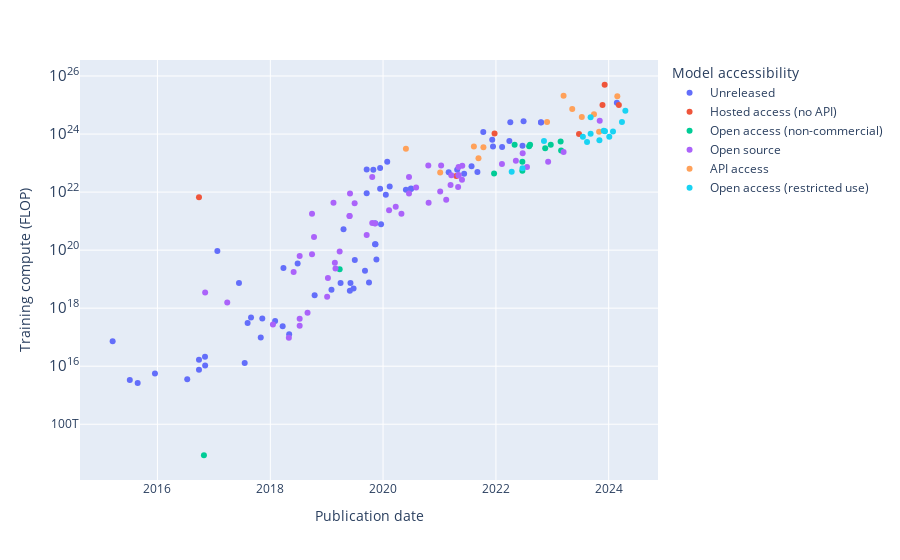

Here is the notebook cell this chart was saved with:
### Markdown cell above
# Plots

### Code cell
# filter out systems before start of analysis (2015)
access_df_recent = filtered_access_df[filtered_access_df['Publication date'] > pred_start_date]

fig = px.scatter(
    access_df_recent,
    x='Publication date',
    y='Training compute (FLOP)',
    color='Model accessibility',
    hover_data=['System'],
    log_y=True,
)

save_plot(fig, results_dir, f'training_compute_by_model_accessibility {analysis_start_year}')

fig.show()

### Figure 1 — Plotly figure (JSON) as saved in the notebook; plotly's stock layout.template omitted (floating-point values rounded to 4 significant figures)
{"data": [{"customdata": [["genCNN + dyn eval"], ["Search-Proven Best LSTM"], ["LSTM-Char-Large"], ["Variational (untied weights, MC) LSTM (Large)"], ["VD-RHN"], ["Pointer Sentinel-LSTM (medium)"], ["Zoneout + Variational LSTM (WT2)"], ["VD-LSTM+REAL Large"], ["Neural Architecture Search with base 8 and shared embeddings"], ["MoE"], ["Transformer"], ["Densely Connected LSTM + Var. Dropout"], ["AWD-LSTM - 3-layer LSTM (tied) + continuous cache pointer (WT2)"], ["GL-LWGC-AWD-MoS-LSTM + dynamic evaluation (WT2)"], ["Fraternal dropout + AWD-LSTM 3-layer (WT2)"], ["AWD-LSTM-MoS + dynamic evaluation (WT2, 2017)"], ["QRNN"], ["4 layer QRNN (h=2500)"], ["LSTM (Hebbian, Cache, MbPA)"], ["Dropout-LSTM+Noise(Bernoulli) (WT2)"], ["QT-Opt"], ["TrellisNet"], ["Hanabi 4 player"], ["FAIRSEQ Adaptive Inputs"], ["BERT-Large-CAS (PTB+WT2+WT103)"], ["DLRM-2020"], ["Transformer-XL Large + Phrase Induction"], ["Tensorized Transformer (257M)"], ["All-attention network + adaptive span"], ["ResNet-152 + ObjectNet"], ["Megatron-BERT"], ["Megatron-LM (8.3B)"], ["AlphaX-1"], ["AlphaStar"], ["Sandwich Transformer"], ["Noisy Student (L2)"], ["Compressive Transformers for Long-Range Sequence Modelling"], ["MuZero"], ["OpenAI Five"], ["OpenAI Five Rerun"], ["DD-PPO"], ["ContextNet + Noisy Student"], ["Meena"], ["Turing-NLG"], ["GPT3-6.7B (rerun of original)"], ["GShard (dense)"], ["GShard (600B)"], ["Meta Pseudo Labels"], ["PanGu-α"], ["CoAtNet"], ["GOAT"], ["FLAN 137B"], ["Megatron-Turing NLG 530B"], ["Gopher (280B)"], ["GLaM"], ["LaMDA"], ["Chinchilla"], ["PaLM (540B)"], ["Parti"], ["Minerva (540B)"], ["U-PaLM (540B)"], ["Flan-PaLM 540B"], ["MegaScale (Production)"]], "hovertemplate": "Model accessibility=Unreleased<br>Publication date=%{x}<br>Training compute (FLOP)=%{y}<br>System=%{customdata[0]}<extra></extra>", "legendgroup": "Unreleased", "marker": {"color": "#636efa", "symbol": "circle"}, "mode": "markers", "name": "Unreleased", "orientation": "v", "showlegend": true, "type": "scatter", "x": ["2015-03-17", "2015-07-06", "2015-08-26", "2015-12-16", "2016-07-12", "2016-09-26", "2016-09-26", "2016-11-04", "2016-11-05", "2017-01-23", "2017-06-12", "2017-07-19", "2017-08-07", "2017-08-29", "2017-10-31", "2017-11-10", "2018-02-01", "2018-03-22", "2018-03-27", "2018-05-03", "2018-06-27", "2018-10-15", "2019-02-01", "2019-04-01", "2019-04-20", "2019-05-31", "2019-06-04", "2019-06-24", "2019-07-02", "2019-09-06", "2019-09-17", "2019-09-17", "2019-10-02", "2019-10-30", "2019-11-10", "2019-11-11", "2019-11-13", "2019-11-19", "2019-12-13", "2019-12-13", "2019-12-19", "2020-01-19", "2020-01-28", "2020-02-13", "2020-05-28", "2020-06-30", "2020-06-30", "2021-03-01", "2021-04-25", "2021-06-09", "2021-07-27", "2021-09-03", "2021-10-11", "2021-12-08", "2021-12-13", "2022-02-10", "2022-03-29", "2022-04-04", "2022-06-22", "2022-06-29", "2022-10-20", "2022-10-20", "2024-02-23"], "xaxis": "x", "y": [73000000000000000, 3340000000000000, 2650000000000000, 5620000000000000, 3570000000000000, 7490000000000000, 16800000000000000, 21300000000000000, 10500000000000000, 93939056640000000000, 7424524800000000000, 12800000000000000, 309000000000000000, 474000000000000000, 98500000000000000, 437000000000000000, 360000000000000000, 240000000000000000, 24000000000000000000, 127000000000000000, 34875000000000000000, 2780000000000000000, 4300000000000000000, 7300000000000000000, 521000000000000000000, 4000000000000000000, 7300000000000000000, 4760000000000000000, 46000000000000000000, 19400000000000000000, 6.027e+22, 9.1e+21, 7600000000000000000, 5.925e+22, 158000000000000000000, 849346560000000000000, 160000000000000000000, 48000000000000000000, 6.7e+22, 1.3e+22, 780000000000000000000, 8.16e+21, 1.12e+23, 1.57e+22, 1.2e+22, 1.28e+22, 1.33e+22, 4.79e+22, 5.83e+22, 4.27e+22, 7.8e+22, 4.896e+22, 1.17e+24, 6.31e+23, 3.74e+23, 3.55e+23, 5.76e+23, 2.527e+24, 3.963e+23, 2.742e+24, 2.53e+24, 2.5e+24, 1.2e+25], "yaxis": "y"}, {"customdata": [["GNMT"], ["PLUG"], ["ERNIE 3.0 Titan"], ["Inflection-1"], ["Inflection-2"], ["Gemini 1.0 Ultra"], ["Inflection-2.5"]], "hovertemplate": "Model accessibility=Hosted access (no API)<br>Publication date=%{x}<br>Training compute (FLOP)=%{y}<br>System=%{customdata[0]}<extra></extra>", "legendgroup": "Hosted access (no API)", "marker": {"color": "#EF553B", "symbol": "circle"}, "mode": "markers", "name": "Hosted access (no API)", "orientation": "v", "showlegend": true, "type": "scatter", "x": ["2016-09-26", "2021-04-19", "2021-12-23", "2023-06-23", "2023-11-22", "2023-12-06", "2024-03-07"], "xaxis": "x", "y": [6.62e+21, 3.6e+22, 1.042e+24, 1e+24, 1.001e+25, 5e+25, 1e+25], "yaxis": "y"}, {"customdata": [["SPIDER2"], ["UniRep"], ["XGLM-7.5B"], ["OPT-175B"], ["OPT-66B"], ["OPT-30B"], ["GLM-130B"], ["BlenderBot 3"], ["Galactica"], ["OPT-IML (175B)"], ["LLaMA-65B"], ["LLaMA-33B"]], "hovertemplate": "Model accessibility=Open access (non-commercial)<br>Publication date=%{x}<br>Training compute (FLOP)=%{y}<br>System=%{customdata[0]}<extra></extra>", "legendgroup": "Open access (non-commercial)", "marker": {"color": "#00cc96", "symbol": "circle"}, "mode": "markers", "name": "Open access (non-commercial)", "orientation": "v", "showlegend": true, "type": "scatter", "x": ["2016-10-28", "2019-03-26", "2021-12-20", "2022-05-02", "2022-06-21", "2022-06-21", "2022-08-04", "2022-08-10", "2022-11-16", "2022-12-22", "2023-02-24", "2023-02-27"], "xaxis": "x", "y": [8540000000000, 22000000000000000000, 4.348e+22, 4.3e+23, 1.1e+23, 5.4e+22, 3.778e+23, 4.3e+23, 3.24e+23, 4.3e+23, 5.5e+23, 2.73e+23], "yaxis": "y"}, {"customdata": [["BIDAF"], ["AlexNet + coordinating filters"], ["ULM-FiT"], ["DNCON2"], ["GPT"], ["Big-Little Net"], ["Big-Little Net (vision)"], ["Big-Little Net (speech)"], ["(ensemble): AWD-LSTM-DOC (fin) × 5 (WT2)"], ["BigGAN-deep 512x512"], ["Transformer (Adaptive Input Embeddings) WT103"], ["BERT-Large"], ["Decoupled weight decay regularization"], ["Transformer-XL (257M)"], ["GPT-2 (1.5B)"], ["ProxylessNAS"], ["KataGo"], ["SciBERT"], ["MnasNet-A3"], ["MnasNet-A1 + SSDLite"], ["XLNet"], ["RoBERTa Large"], ["Megatron-LM (355M)"], ["T5-3B"], ["T5-11B"], ["CamemBERT"], ["ALBERT-xxlarge"], ["ELECTRA"], ["Once for All"], ["iGPT-XL"], ["iGPT-L"], ["mBART-50"], ["mT5-XXL"], ["ViT-Huge/14"], ["CLIP (ViT L/14@336px)"], ["Switch"], ["MSA Transformer"], ["ResNet-RS"], ["GLM-10B"], ["GPT-J-6B"], ["ProtT5-XXL"], ["ProtT5-XXL-BFD"], ["ProtBERT-BFD"], ["CogView"], ["ByT5-XXL"], ["GPT-NeoX-20B"], ["UL2"], ["YaLM"], ["ESM2-15B"], ["Whisper v2"], ["Falcon-40B"], ["Grok-1"]], "hovertemplate": "Model accessibility=Open source<br>Publication date=%{x}<br>Training compute (FLOP)=%{y}<br>System=%{customdata[0]}<extra></extra>", "legendgroup": "Open source", "marker": {"color": "#ab63fa", "symbol": "circle"}, "mode": "markers", "name": "Open source", "orientation": "v", "showlegend": true, "type": "scatter", "x": ["2016-11-05", "2017-03-28", "2018-01-18", "2018-05-01", "2018-06-01", "2018-07-10", "2018-07-10", "2018-07-10", "2018-08-30", "2018-09-28", "2018-09-28", "2018-10-11", "2019-01-04", "2019-01-09", "2019-02-14", "2019-02-23", "2019-02-27", "2019-03-26", "2019-05-29", "2019-05-29", "2019-06-01", "2019-07-01", "2019-09-17", "2019-10-23", "2019-10-23", "2019-11-10", "2020-02-09", "2020-03-23", "2020-04-29", "2020-06-17", "2020-06-17", "2020-08-02", "2020-10-20", "2020-10-22", "2021-01-05", "2021-01-11", "2021-02-13", "2021-03-13", "2021-03-18", "2021-05-01", "2021-05-04", "2021-05-04", "2021-05-04", "2021-05-26", "2021-05-28", "2022-02-09", "2022-05-10", "2022-06-23", "2022-07-21", "2022-12-05", "2023-03-15", "2023-11-04"], "xaxis": "x", "y": [3468614400000000000, 1557140125176000000, 272538000000000000, 95000000000000000, 17578125000000000000, 246048000000000000, 62988288000000000000, 429004800000000000, 693000000000000000, 1.8e+21, 72000000000000000000, 285000000000000000000, 2470000000000000000, 10900000000000000000, 4.3e+21, 37065600000000000000, 23200000000000000000, 89268480000000000000, 1.5e+21, 1.5e+21, 8.9e+21, 4.154e+21, 335000000000000000000, 865865406873600000000, 3.3e+22, 830000000000000000000, 2.39e+21, 3.1e+21, 1.784e+21, 3.3e+22, 8.91e+21, 1.452e+22, 8.2e+22, 4.262e+21, 1.05e+22, 8.22e+22, 5.49e+21, 1.763e+22, 3.79e+22, 1.5e+22, 7.37e+22, 3.7e+22, 3.9e+22, 2.68e+22, 8.1e+22, 9.316e+22, 1.2e+23, 2.2e+23, 7.35e+22, 1.1e+23, 2.4e+23, 2.9e+24], "yaxis": "y"}, {"customdata": [["GPT-3 175B (davinci)"], ["DALL-E"], ["Jurassic-1-Jumbo"], ["HyperCLOVA 82B"], ["Yuan 1.0"], ["GPT-3.5 (text-davinci-003)"], ["GPT-4"], ["PaLM 2"], ["Claude 2"], ["Amazon Titan"], ["Mi:dm 200B"], ["Mistral Large"]], "hovertemplate": "Model accessibility=API access<br>Publication date=%{x}<br>Training compute (FLOP)=%{y}<br>System=%{customdata[0]}<extra></extra>", "legendgroup": "API access", "marker": {"color": "#FFA15A", "symbol": "circle"}, "mode": "markers", "name": "API access", "orientation": "v", "showlegend": true, "type": "scatter", "x": ["2020-05-28", "2021-01-05", "2021-08-11", "2021-09-10", "2021-10-12", "2022-11-28", "2023-03-15", "2023-05-10", "2023-07-11", "2023-09-28", "2023-10-31", "2024-02-26"], "xaxis": "x", "y": [3.14e+23, 4.7e+22, 3.7e+23, 1.476e+23, 3.538e+23, 2.578e+24, 2.1e+25, 7.34e+24, 3.866e+24, 4.8e+24, 1.2e+24, 2e+25], "yaxis": "y"}, {"customdata": [["Stable Diffusion (LDM-KL-8-G)"], ["CodeGeeX"], ["BLOOM-176B"], ["Llama 2-70B"], ["Code Llama-34B"], ["Falcon-180B"], ["TigerBot-70B"], ["Yi-34B"], ["Qwen-72B"], ["XVERSE-65B-2"], ["DeepSeek LLM 67B"], ["Code Llama-70B"], ["DBRX"], ["Llama 3-70B"]], "hovertemplate": "Model accessibility=Open access (restricted use)<br>Publication date=%{x}<br>Training compute (FLOP)=%{y}<br>System=%{customdata[0]}<extra></extra>", "legendgroup": "Open access (restricted use)", "marker": {"color": "#19d3f3", "symbol": "circle"}, "mode": "markers", "name": "Open access (restricted use)", "orientation": "v", "showlegend": true, "type": "scatter", "x": ["2022-04-13", "2022-06-22", "2022-11-08", "2023-07-18", "2023-08-14", "2023-09-06", "2023-09-06", "2023-11-02", "2023-11-30", "2023-12-08", "2024-01-05", "2024-01-29", "2024-03-27", "2024-04-18"], "xaxis": "x", "y": [5e+22, 6.63e+22, 5.77e+23, 8.1e+23, 5.3e+23, 3.76e+24, 1.02e+24, 6.1e+23, 1.3e+24, 1.248e+24, 8.04e+23, 1.23e+24, 2.6e+24, 6.3e+24], "yaxis": "y"}], "layout": {"legend": {"title": {"text": "Model accessibility"}, "tracegroupgap": 0}, "margin": {"t": 60}, "xaxis": {"anchor": "y", "domain": [0, 1], "title": {"text": "Publication date"}}, "yaxis": {"anchor": "x", "domain": [0, 1], "title": {"text": "Training compute (FLOP)"}, "type": "log"}}}
